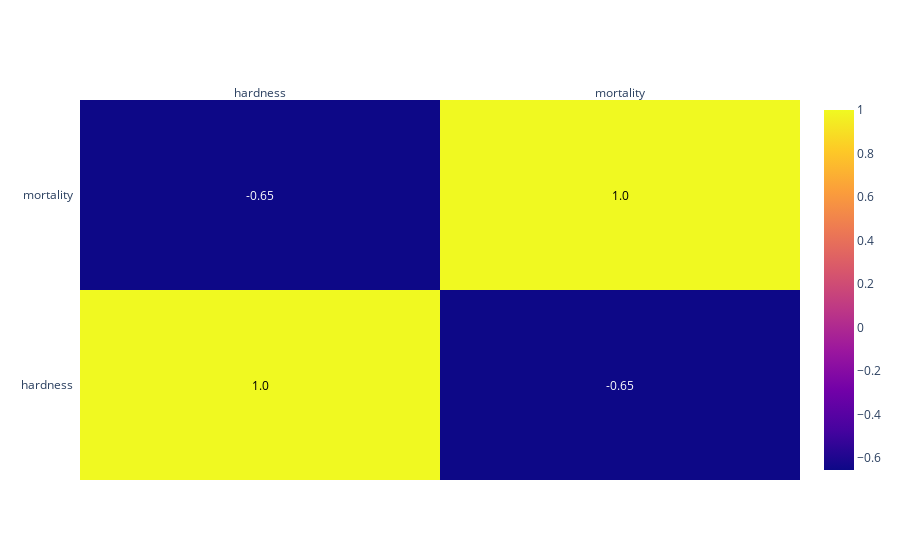

Notebook cell for this chart:
### Markdown cell above
<h3 align="center">Коэффициенты корреляции Пирсона и Спирмена</h3>

Коэффициент корреляции показывает:
1. Силу линейной взаимосвязи между двумя переменными,
2. Направление взаимосвязи (прямая или обратная)

Это ковариация двух переменных поделить на их дисперсии. Величина коэффициента корреляции заключена в пределах -1 <= r <= 1

Коэффициенты имеют отрицательные значения, что означает, что соотношение действительно обратное. Коэффициенты имеют значения около 0,65, что означает, что теоретически может существовать какая-то взаимосвязь.

### Code cell
corrs = df[['hardness', 'mortality']].corr()

fig = ff.create_annotated_heatmap(z=corrs.values, x=list(corrs.columns), y=list(corrs.index), 
                                  annotation_text=corrs.round(2).values, showscale=True, colorscale='plasma')
fig.show()

### Figure 1 — Plotly figure (JSON) as saved in the notebook; plotly's stock layout.template omitted (floating-point values rounded to 4 significant figures)
{"data": [{"colorscale": [[0, "#0d0887"], [0.1111, "#46039f"], [0.2222, "#7201a8"], [0.3333, "#9c179e"], [0.4444, "#bd3786"], [0.5556, "#d8576b"], [0.6667, "#ed7953"], [0.7778, "#fb9f3a"], [0.8889, "#fdca26"], [1, "#f0f921"]], "reversescale": false, "showscale": true, "type": "heatmap", "x": ["hardness", "mortality"], "y": ["hardness", "mortality"], "z": [[1, -0.6548], [-0.6548, 1]]}], "layout": {"annotations": [{"font": {"color": "#000000"}, "showarrow": false, "text": "1.0", "x": "hardness", "xref": "x", "y": "hardness", "yref": "y"}, {"font": {"color": "#FFFFFF"}, "showarrow": false, "text": "-0.65", "x": "mortality", "xref": "x", "y": "hardness", "yref": "y"}, {"font": {"color": "#FFFFFF"}, "showarrow": false, "text": "-0.65", "x": "hardness", "xref": "x", "y": "mortality", "yref": "y"}, {"font": {"color": "#000000"}, "showarrow": false, "text": "1.0", "x": "mortality", "xref": "x", "y": "mortality", "yref": "y"}], "xaxis": {"dtick": 1, "gridcolor": "rgb(0, 0, 0)", "side": "top", "ticks": ""}, "yaxis": {"dtick": 1, "ticks": "", "ticksuffix": "  "}}}
